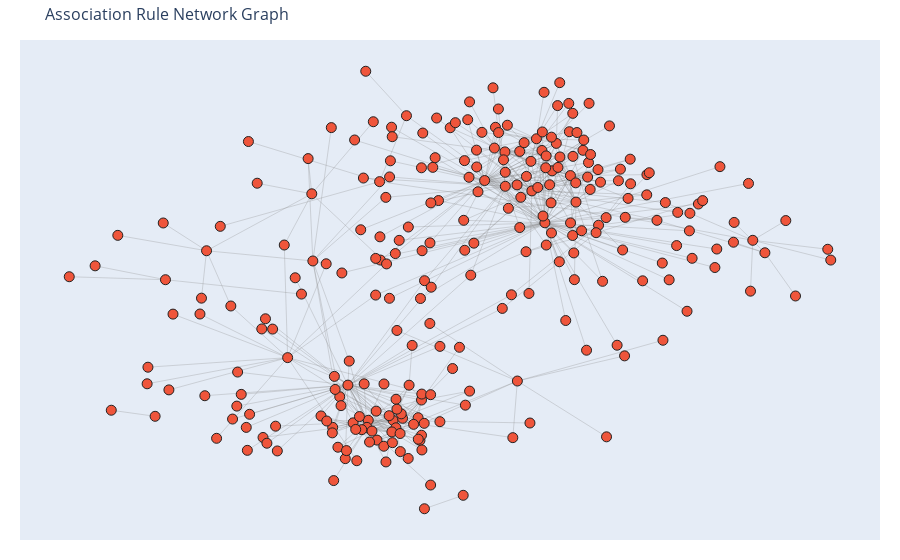

The cell this chart's notebook holds for it:
### Code cell
import plotly.graph_objects as go
import networkx as nx

# Initialize graph and add edges from rules_df
G = nx.Graph()
for _, row in rules_df.iterrows():
    G.add_edge(
        str(row["antecedents"]),
        str(row["consequents"]),
        weight=row["lift"],
    )

# Compute spring layout for node positions
pos = nx.spring_layout(G, k=0.5, iterations=70)

# Prepare edge data for Plotly
edge_x = []
edge_y = []
for edge in G.edges(data=True):
    x0, y0 = pos[edge[0]]
    x1, y1 = pos[edge[1]]
    edge_x.extend([x0, x1, None])
    edge_y.extend([y0, y1, None])
edge_trace = go.Scatter(
    x=edge_x,
    y=edge_y,
    line=dict(width=0.3, color="#888"),
    hoverinfo="text",
    mode="lines",
)

# Calculate node degrees and prepare node hover text
node_degrees = dict(G.degree())
node_x = [pos[node][0] for node in G.nodes()]
node_y = [pos[node][1] for node in G.nodes()]
node_texts = []
node_connections = {
    node: {"outgoing": [], "incoming": []} for node in G.nodes()
}

for edge in G.edges(data=True):
    node_connections[edge[0]]["outgoing"].append(edge[1])
    node_connections[edge[1]]["incoming"].append(edge[0])

for node in G.nodes():
    outgoing = node_connections[node]["outgoing"]
    incoming = node_connections[node]["incoming"]
    hover_text = (
        f"Node: {node}<br><br>"
        f"Consequent of ({len(incoming)}):<br>{'<br>'.join(incoming[:10])}<br><br>"
        f"Antecedent of ({len(outgoing)}):<br>{'<br>'.join(outgoing[:10])}"
    )
    node_texts.append(hover_text)
node_trace = go.Scatter(
    x=node_x,
    y=node_y,
    mode="markers",
    text=node_texts,
    hoverinfo="text",
    marker=dict(size=10, line=dict(width=1, color="#222")),
)

# Create and display figure
fig = go.Figure(
    data=[edge_trace, node_trace],
    layout=go.Layout(
        title="Association Rule Network Graph",
        titlefont_size=16,
        showlegend=False,
        hovermode="closest",
        margin=dict(b=20, l=20, r=20, t=40),
        annotations=[
            dict(text="", showarrow=False, xref="paper", yref="paper")
        ],
        xaxis=dict(showgrid=False, zeroline=False, showticklabels=False),
        yaxis=dict(showgrid=False, zeroline=False, showticklabels=False),
    ),
)
fig.show()

### Figure 1 — Plotly figure (JSON) as saved in the notebook; plotly's stock layout.template omitted (floating-point values rounded to 4 significant figures; data arrays with more than 128 entries replaced by an {"elided": "..."} marker saying what was removed)
{"data": [{"hoverinfo": "text", "line": {"color": "#888", "width": 0.3}, "mode": "lines", "type": "scatter", "x": {"elided": "1581 float values"}, "y": {"elided": "1581 float values"}}, {"hoverinfo": "text", "marker": {"line": {"color": "#222", "width": 1}, "size": 10}, "mode": "markers", "text": {"elided": "272 str values"}, "type": "scatter", "x": {"elided": "272 float values"}, "y": {"elided": "272 float values"}}], "layout": {"annotations": [{"showarrow": false, "text": "", "xref": "paper", "yref": "paper"}], "hovermode": "closest", "margin": {"b": 20, "l": 20, "r": 20, "t": 40}, "showlegend": false, "title": {"font": {"size": 16}, "text": "Association Rule Network Graph"}, "xaxis": {"showgrid": false, "showticklabels": false, "zeroline": false}, "yaxis": {"showgrid": false, "showticklabels": false, "zeroline": false}}}
